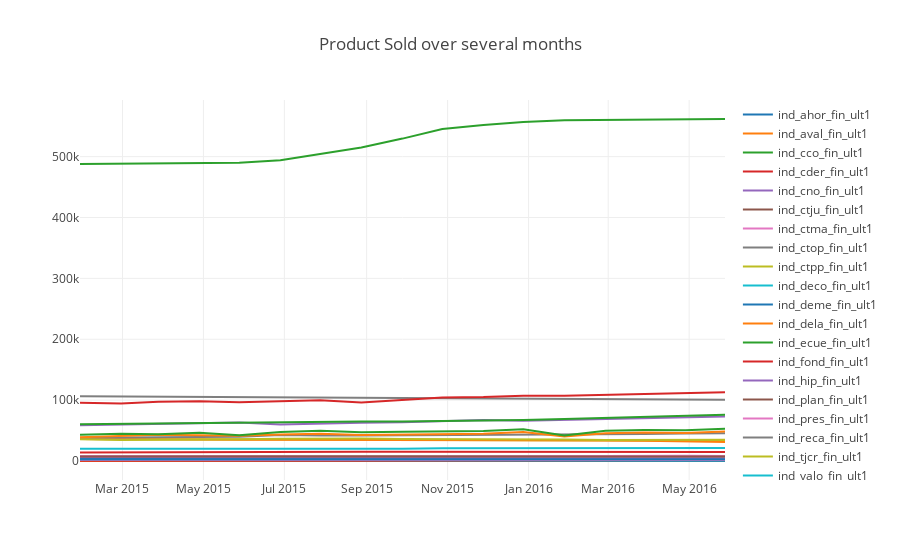

Source (notebook cell):
### Markdown cell above
### Let's check the Monthly sold product for the entire dataset

This will help us identifying the behaviour of each product better

### Code cell
redd_init_prod = redd_init_df.groupby('fecha_dato')[product_col].sum().reset_index()

data = []

for product in product_col:
    temp = go.Scatter(
            x=redd_init_prod['fecha_dato'], # assign x as the dataframe column 'x'
            y=redd_init_prod[product], 
            mode = 'lines', name = product
            )        
    data.append(temp)

layout = go.Layout(
    title='Product Sold over several months'
)

fig = go.Figure(data=data, layout=layout)

iplot(fig)
